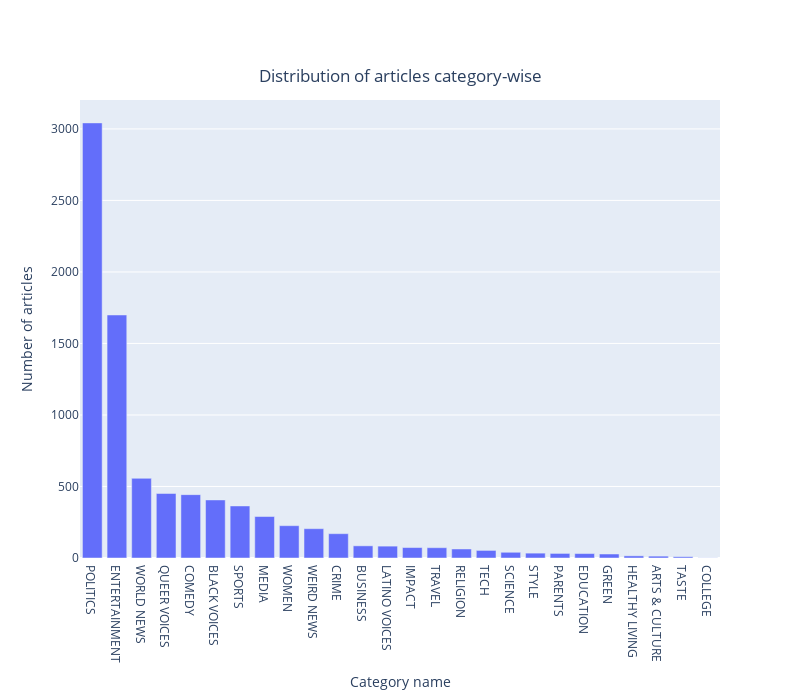

The notebook cell this image was saved under:
### Code cell
fig = go.Figure([go.Bar(x=dataset["category"].value_counts().index, y=dataset["category"].value_counts().values)])
fig['layout'].update(title={"text" : 'Distribution of articles category-wise','y':0.9,'x':0.5,'xanchor': 'center','yanchor': 'top'}, xaxis_title="Category name",yaxis_title="Number of articles")
fig.update_layout(width=800,height=700)
fig

### Figure 1 — Plotly figure (JSON) as saved in the notebook; plotly's stock layout.template omitted (floating-point values rounded to 4 significant figures)
{"data": [{"type": "bar", "x": ["POLITICS", "ENTERTAINMENT", "WORLD NEWS", "QUEER VOICES", "COMEDY", "BLACK VOICES", "SPORTS", "MEDIA", "WOMEN", "WEIRD NEWS", "CRIME", "BUSINESS", "LATINO VOICES", "IMPACT", "TRAVEL", "RELIGION", "TECH", "SCIENCE", "STYLE", "PARENTS", "EDUCATION", "GREEN", "HEALTHY LIVING", "ARTS & CULTURE", "TASTE", "COLLEGE"], "y": [3042, 1699, 557, 451, 443, 406, 364, 290, 226, 205, 170, 85, 83, 73, 72, 63, 53, 40, 34, 32, 31, 28, 15, 13, 9, 1]}], "layout": {"height": 700, "title": {"text": "Distribution of articles category-wise", "x": 0.5, "xanchor": "center", "y": 0.9, "yanchor": "top"}, "width": 800, "xaxis": {"title": {"text": "Category name"}}, "yaxis": {"title": {"text": "Number of articles"}}}}
